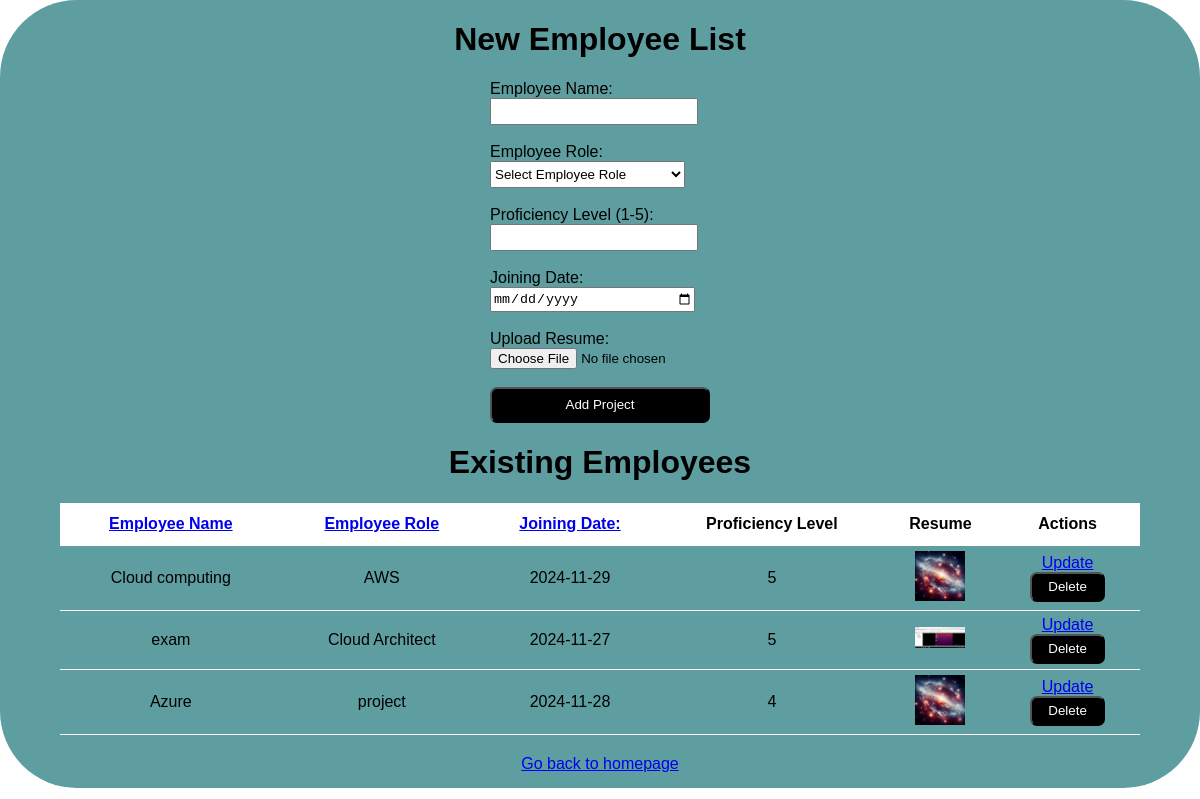
Screenshot of /final_project?sort_column=category with the database file from the repository.
### models.py (models this page shows, shortened)
class Project(db.Model):
    id = db.Column(db.Integer, primary_key=True)
    task = db.Column(db.String(100), nullable=False)
    category = db.Column(db.String(50), nullable=False)
    priority = db.Column(db.Integer, nullable=False)
    due_date = db.Column(db.Date, nullable=False)
    file_name = db.Column(db.String(200), nullable=False)
    date_created = db.Column(db.DateTime, default=datetime.utcnow)

### app.py (the view)
@app.route('/final_project', methods=['POST', 'GET'])
def form():
    if request.method == 'POST':
        try:
            task = request.form['pTask']
            category = request.form['task_type']
            priority = int(request.form['pr'])
            due_date_str = request.form['due_date']
            file = request.files['file_upload']
            due_date = datetime.strptime(due_date_str, '%Y-%m-%d').date()
            UPLOAD_FOLDER = 'static/uploads'
            app.config['UPLOAD_FOLDER'] = UPLOAD_FOLDER
            file_path = os.path.join(app.config['UPLOAD_FOLDER'], file.filename)
            file.save(file_path)
            new_project = Project(
                task=task,
                category=category,
                priority=priority,
                due_date=due_date,
                file_name=file.filename,
            )
            db.session.add(new_project)
            db.session.commit()
            return redirect('/final_project')
        except Exception as e:
            return f'There was an issue adding your project: {e}'
    else:
        sort_column = request.args.get('sort_column', 'task')
        valid_columns = ['task', 'category', 'due_date']
        if sort_column not in valid_columns:
            sort_column = 'task'  # Default to 'priority' if invalid sort_column is provided
        sort_query = asc(getattr(Project, sort_column))
        projects = Project.query.order_by(sort_query).all()
        return render_template('/final_project/Form.html', projects=projects, sort_column=sort_column)

### templates/final_project/Form.html (shortened to what this page needs)
{% extends 'base.html' %}
{% block body %}
<div class="form-container">
    <h1>New Employee List</h1>
    <form action="/final_project" method="POST" enctype="multipart/form-data">
        <label for="PT">Employee Name:</label><br/>
        <input type="text" name="pTask" id="pTask" required><br><br>
        <label for="Project-type">Employee Role:</label><br/>
        <select id="task-type" name="task_type" required>
            <option value="">Select Employee Role</option>
        </select>
        <br><br>
        <label for="priority">Proficiency Level (1-5):</label><br/>
        <input type="number" name="pr" id="pr" min="1" max="5" required><br><br>
        <label for="due-date">Joining Date:</label><br/>
        <input type="date" id="due-date" name="due_date" required>
        <br><br>
        <label for="file-upload">Upload Resume:</label><br/>
        <input type="file" id="file-upload" name="file_upload" required>
        <br><br>
        <input type="submit" value="Add Project" id="sub">
    </form>
    <h1>Existing Employees</h1>
    {% if projects|length < 1 %}
        <h4 style="text-align: center">There are no Employees found. Add a New Employee!</h4>
        {% else %}
        <table class="table_style">
            <tr>
                <th>
                    <a href="?sort_column=priority">Employee Name</a>
                </th>
                <th>
                    <a href="?sort_column=category">Employee Role</a>
                </th>
                <th>
                    <a href="?sort_column=due_date">Joining Date:</a>
                </th>
        <th>Proficiency Level</th>
        <th>Resume</th>
        <th>Actions</th>
    </tr>
    {% for project in projects %}
    <tr>
        <td>{{project.task}}</td>
        <td>{{project.category}}</td>
        <td>{{project.due_date}}</td>
        <td>{{project.priority}}</td>
        <td>
            <a href="{{ url_for('static', filename='uploads/' + project.file_name) }}" >
                <img src="{{ url_for('static', filename='uploads/' + project.file_name) }}" alt="{{ project.file_name }}" style="max-width: 50px; max-height: 50px;">
            </a>
        </td>
        <td>
             <a href="/update_form/{{project.id}}" style="padding-bottom: 10px;">Update</a>
            <br>
            <form action="/delete_form/{{ project.id }}" method="POST" style="display: inline;">
                <button type="submit" id="del">
                    Delete
                </button>
            </form>
        </td>
    </tr>
    {% endfor %}
</table>
{% endif %}
<div style="text-align: center; margin-top:20px;">
    <a href="/">Go back to homepage</a>
</div>
</div>
{% endblock %}

### static/css/main.css (style rules this page uses)
body, html { margin: 0; font-family: sans-serif; background-color: white; }
table, td, th { border-width:0px; border-bottom: 1px solid #fff; }
table { border-collapse: collapse; width: 100%; }
th { height: 30px; }
td { text-align: center; padding: 5px; }
body .form-container { margin: 0 auto; display: flex; flex-direction: column; align-content: center; align-items: center; width: 100%; height: auto; background-color: cadetblue; border-radius: 77px; padding-bottom:15px }
input { width: 200px; height: 21px; }
select { width: 195px; height: 27px; }
input[type="submit"] { background-color: black; color: white; width: 220px; border-radius: 7px; height: 36px; cursor: pointer; }
.table_style th { background-color: white; height:40px; }
.table_style { width:90%; }
#del { background-color: black; color: white; width: 75px; border-radius: 7px; height: 30px; cursor: pointer; }

### rows the page displays
Project: task "Cloud computing", category "AWS", due_date "2024-11-29", priority "5", file_name (picture)
Project: task "exam", category "Cloud Architect", due_date "2024-11-27", priority "5", file_name (picture)
Project: task "Azure", category "project", due_date "2024-11-28", priority "4", file_name (picture)
